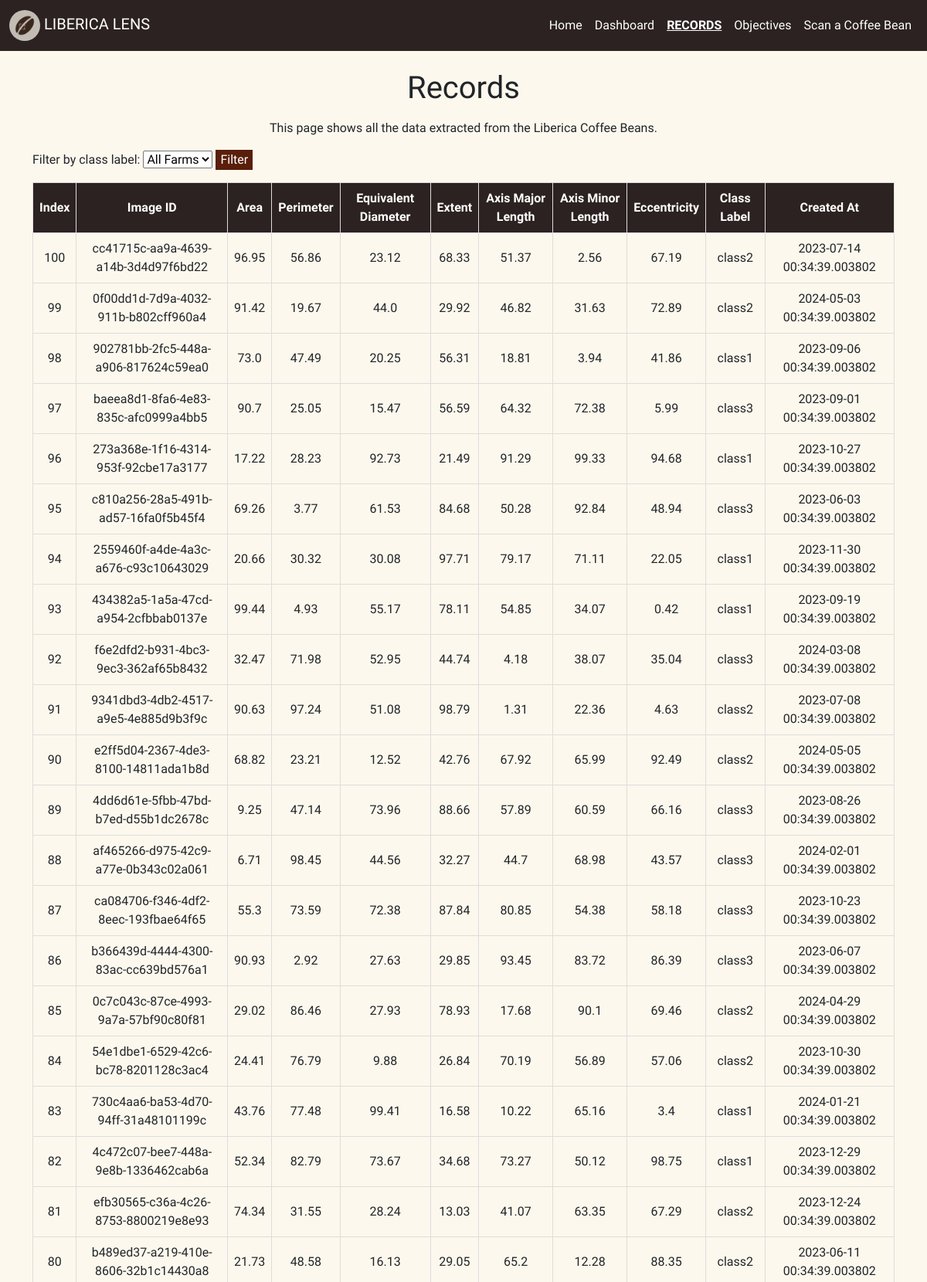
/records?page=1&sort_by=id&sort_order=desc (upper part), run on the app's committed database.
### app.py (models this page shows)
class LibericaBeanMetadata(db.Model):
    id = db.Column(db.Integer, primary_key=True)
    filepath = db.Column(db.String)
    image_id = db.Column(db.String)
    area = db.Column(db.Float)
    perimeter = db.Column(db.Float)
    equivalent_diameter = db.Column(db.Float)
    extent = db.Column(db.Float)
    mean_intensity = db.Column(db.Float)
    solidity = db.Column(db.Float)
    convex_area = db.Column(db.Float)
    axis_major_length = db.Column(db.Float)
    axis_minor_length = db.Column(db.Float)
    eccentricity = db.Column(db.Float)
    class_label = db.Column(db.String)
    created_at = db.Column(db.DateTime(timezone=True), default=get_current_timestamp)

### app.py (the view)
@app.route('/records')
def records():
    data = LibericaBeanMetadata.query.all()
    page_size = 100
    page = int(request.args.get('page', 1))  # get the current page from the query string
    sort_by = request.args.get('sort_by', 'id')  # get the column to sort by
    sort_order = request.args.get('sort_order', 'asc')  # get the sort order (asc or desc)
    class_label = request.args.get('class_label')  # get the class label for filtering
    class_labels = set(d.class_label for d in data)
    if class_label:
        data = [d for d in data if d.class_label == class_label]
    total_pages = math.ceil(len(data) / page_size)
    start = (page - 1) * page_size
    end = start + page_size
    paginated_data = data[start:end]
    if sort_by and sort_order:
        if sort_order == 'asc':
            paginated_data = sorted(paginated_data, key=lambda x: getattr(x, sort_by))
        else:
            paginated_data = sorted(paginated_data, key=lambda x: getattr(x, sort_by), reverse=True)
    return render_template('records.html', data=paginated_data, page=page, total_pages=total_pages, sort_by=sort_by, sort_order=sort_order, class_labels=class_labels, class_label=class_label)

### templates/records.html (shortened to what this page needs)
<!DOCTYPE html>
<html lang="en">
  <head>
    <link
      href="https://cdn.jsdelivr.net/npm/bootstrap@5.3.2/dist/css/bootstrap.min.css"
      rel="stylesheet"
    />
    <link
      rel="stylesheet"
      href="https://cdnjs.cloudflare.com/ajax/libs/twitter-bootstrap/5.3.0/css/bootstrap.min.css"
    />
    <link
      rel="stylesheet"
      href="https://cdn.datatables.net/2.0.5/css/dataTables.bootstrap5.css"
    />
    <link
      rel="stylesheet"
      type="text/css"
      href="{{ url_for('static', filename='CSS/style.css') }}"
    />
  </head>
  <body>
    <header>
      <nav class="navbar navbar-expand-lg">
        <div class="container-fluid">
          <a class="navbar-brand text-uppercase" href="/">
            <img
              src="{{ url_for('static', filename='IMG/liberica_lens_icon.png') }}"
              alt="Logo"
              width="30"
              height="24"
            />
            Liberica Lens
          </a>
          <div class="collapse navbar-collapse" id="navbar-menu">
            <ul class="navbar-nav ms-auto mb-2 mb-lg-0">
              <li class="nav-item">
                <a class="nav-link" href="/">Home</a>
              </li>
              <li class="nav-item">
                <a class="nav-link" href="/dashboard">Dashboard</a>
              </li>
              <li class="nav-item">
                <a class="nav-link active text-uppercase" href="/records"
                  >Records</a
                >
              </li>
              <li class="nav-item">
                <a class="nav-link" href="/objectives">Objectives</a>
              </li>
              <li class="nav-item">
                <a class="nav-link" href="/scan">Scan a Coffee Bean</a>
              </li>
            </ul>
          </div>
        </div>
      </nav>
    </header>
    <main>
      <div class="container mt-4">
        <h1 class="text-center mb-3">Records</h1>
        <div class="container">
          <p class="text-center">
            This page shows all the data extracted from the Liberica Coffee
            Beans.
          </p>
        </div>
        <form action="/records" method="get">
          <label for="class_label">Filter by class label:</label>
          <select id="class_label" name="class_label">
            <option value="">All Farms</option>
          </select>
          <button class="filter-button mb-3 " type="submit">Filter</button>
        </form>
        <div class="container-records">
          <table id="myTable">
            <thead>
              <tr>
                <th class="text-center">
                  <a
                    href="{{ url_for('records', page=page, sort_by='id', sort_order='asc' if sort_by!= 'id' or sort_order!= 'asc' else 'desc', class_label=class_label) }}"
                    style="text-decoration: none; color: white"
                    >Index</a
                  >
                </th>
                <th class="text-center">
                  <a
                    href="{{ url_for('records', page=page, sort_by='image_id', sort_order='asc' if sort_by!= 'image_id' or sort_order!= 'asc' else 'desc', class_label=class_label) }}"
                    style="text-decoration: none; color: white"
                    >Image ID</a
                  >
                </th>
                <th class="text-center">
                  <a
                    href="{{ url_for('records', page=page, sort_by='area', sort_order='asc' if sort_by!= 'area' or sort_order!= 'asc' else 'desc', class_label=class_label) }}"
                    style="text-decoration: none; color: white"
                    >Area</a
                  >
                </th>
                <th class="text-center">
                  <a
                    href="{{ url_for('records',page=page, sort_by='perimeter', sort_order='asc' if sort_by!= 'perimeter' or sort_order!= 'asc' else 'desc', class_label=class_label) }}"
                    style="text-decoration: none; color: white"
                    >Perimeter</a
                  >
                </th>
                <th class="text-center">
                  <a
                    href="{{ url_for('records', page=page, sort_by='equivalent_diameter', sort_order='asc' if sort_by!= 'equivalent_diameter' or sort_order!= 'asc' else 'desc', class_label=class_label) }}"
                    style="text-decoration: none; color: white"
                    >Equivalent Diameter</a
                  >
                </th>
                <th class="text-center">
                  <a
                    href="{{ url_for('records', page=page, sort_by='extent', sort_order='asc' if sort_by!= 'extent' or sort_order!= 'asc' else 'desc', class_label=class_label) }}"
                    style="text-decoration: none; color: white"
                    >Extent</a
                  >
                </th>
                <th class="text-center">
                  <a
                    href="{{ url_for('records', page=page, sort_by='axis_major_length', sort_order='asc' if sort_by!= 'axis_major_length' or sort_order!= 'asc' else 'desc', class_label=class_label) }}"
                    style="text-decoration: none; color: white"
                    >Axis Major Length</a
                  >
                </th>
                <th class="text-center">
                  <a
                    href="{{ url_for('records', page=page, sort_by='axis_minor_length', sort_order='asc' if sort_by!= 'axis_minor_length' or sort_order!= 'asc' else 'desc', class_label=class_label) }}"
                    style="text-decoration: none; color: white"
                    >Axis Minor Length</a
                  >
                </th>
                <th class="text-center">
                  <a
                    href="{{ url_for('records', page=page, sort_by='eccentricity', sort_order='asc' if sort_by!= 'eccentricity' or sort_order!= 'asc' else 'desc', class_label=class_label) }}"
                    style="text-decoration: none; color: white"
                    >Eccentricity</a
                  >
                </th>
                <th class="text-center">
                  <a
                    href="{{ url_for('records', page=page, sort_by='class_label', sort_order='asc' if sort_by!= 'class_label' or sort_order!= 'asc' else 'desc', class_label=class_label) }}"
                    style="text-decoration: none; color: white"
                    >Class Label</a
                  >
                </th>
                <th class="text-center">
                  <a
                    href="{{ url_for('records', page=page, sort_by='created_at', sort_order='asc' if sort_by!= 'created_at' or sort_order!= 'asc' else 'desc', class_label=class_label) }}"
                    style="text-decoration: none; color: white"
                    >Created At</a
                  >
                </th>
              </tr>
            </thead>
            <tbody>
              {% for row in data %}
              <tr>
                <td class="text-center">{{ row.id }}</td>
                <td class="text-center">{{ row.image_id }}</td>
                <td class="text-center">{{ row.area | round(2) }}</td>
                <td class="text-center">{{ row.perimeter | round(2) }}</td>
                <td class="text-center">
                  {{ row.equivalent_diameter | round(2) }}
                </td>
                <td class="text-center">{{ row.extent | round(2) }}</td>
                <td class="text-center">
                  {{ row.axis_major_length | round(2) }}
                </td>
                <td class="text-center">
                  {{ row.axis_minor_length | round(2) }}
                </td>
                <td class="text-center">{{ row.eccentricity | round(2) }}</td>
                <td class="text-center">{{ row.class_label }}</td>
                <td class="text-center">{{ row.created_at }}</td>
              </tr>
              {% endfor %}
            </tbody>
          </table>
        </div>
      </div>
    </main>
  </body>
</html>

### static/CSS/style.css (style rules this page uses)
body { background-color: #fdf8ed; font-family: "Signika", sans-serif; }
.navbar { background-color: #2c2221; }
.navbar-brand img { width: 40px; height: 40px; border-radius: 50%; }
.navbar-brand { color: #fff; }
.navbar-nav .nav-link { color: #fff; }
.navbar-nav .nav-link.active { text-decoration: underline; font-weight: bolder; color: #fff; }
.collapse .navbar-nav .nav-item a { text-align: center; }
th { text-align: left; vertical-align: middle; padding: 0.75rem; }
td { vertical-align: middle; padding: 0.75rem; border-top: 1px solid #dee2e6; }
table { border-collapse: collapse; width: 100%; }
th, td { border: 1px solid #ddd; padding: 8px; text-align: left; }
th { background-color: #2c2221; color: white; }
.filter-button { background-color: #591f0b; color: #ffffff; border: none; font-size: 16px; cursor: pointer; }

### data on the page
LibericaBeanMetadata: id "100", image_id "cc41715c-aa9a-4639-a14b-3d4d97f6bd22", area "96.95", perimeter "56.86", equivalent_diameter "23.12", extent "68.33", axis_major_length "51.37", axis_minor_length "2.56", eccentricity "67.19", class_label "class2", created_at "2023-07-14 00:34:39.003802"
LibericaBeanMetadata: id "99", image_id "0f00dd1d-7d9a-4032-911b-b802cff960a4", area "91.42", perimeter "19.67", equivalent_diameter "44.0", extent "29.92", axis_major_length "46.82", axis_minor_length "31.63", eccentricity "72.89", class_label "class2", created_at "2024-05-03 00:34:39.003802"
LibericaBeanMetadata: id "98", image_id "902781bb-2fc5-448a-a906-817624c59ea0", area "73.0", perimeter "47.49", equivalent_diameter "20.25", extent "56.31", axis_major_length "18.81", axis_minor_length "3.94", eccentricity "41.86", class_label "class1", created_at "2023-09-06 00:34:39.003802"
LibericaBeanMetadata: id "97", image_id "baeea8d1-8fa6-4e83-835c-afc0999a4bb5", area "90.7", perimeter "25.05", equivalent_diameter "15.47", extent "56.59", axis_major_length "64.32", axis_minor_length "72.38", eccentricity "5.99", class_label "class3", created_at "2023-09-01 00:34:39.003802"
LibericaBeanMetadata: id "96", image_id "273a368e-1f16-4314-953f-92cbe17a3177", area "17.22", perimeter "28.23", equivalent_diameter "92.73", extent "21.49", axis_major_length "91.29", axis_minor_length "99.33", eccentricity "94.68", class_label "class1", created_at "2023-10-27 00:34:39.003802"
LibericaBeanMetadata: id "95", image_id "c810a256-28a5-491b-ad57-16fa0f5b45f4", area "69.26", perimeter "3.77", equivalent_diameter "61.53", extent "84.68", axis_major_length "50.28", axis_minor_length "92.84", eccentricity "48.94", class_label "class3", created_at "2023-06-03 00:34:39.003802"
LibericaBeanMetadata: id "94", image_id "2559460f-a4de-4a3c-a676-c93c10643029", area "20.66", perimeter "30.32", equivalent_diameter "30.08", extent "97.71", axis_major_length "79.17", axis_minor_length "71.11", eccentricity "22.05", class_label "class1", created_at "2023-11-30 00:34:39.003802"
LibericaBeanMetadata: id "93", image_id "434382a5-1a5a-47cd-a954-2cfbbab0137e", area "99.44", perimeter "4.93", equivalent_diameter "55.17", extent "78.11", axis_major_length "54.85", axis_minor_length "34.07", eccentricity "0.42", class_label "class1", created_at "2023-09-19 00:34:39.003802"
LibericaBeanMetadata: id "92", image_id "f6e2dfd2-b931-4bc3-9ec3-362af65b8432", area "32.47", perimeter "71.98", equivalent_diameter "52.95", extent "44.74", axis_major_length "4.18", axis_minor_length "38.07", eccentricity "35.04", class_label "class3", created_at "2024-03-08 00:34:39.003802"
LibericaBeanMetadata: id "91", image_id "9341dbd3-4db2-4517-a9e5-4e885d9b3f9c", area "90.63", perimeter "97.24", equivalent_diameter "51.08", extent "98.79", axis_major_length "1.31", axis_minor_length "22.36", eccentricity "4.63", class_label "class2", created_at "2023-07-08 00:34:39.003802"
LibericaBeanMetadata: id "90", image_id "e2ff5d04-2367-4de3-8100-14811ada1b8d", area "68.82", perimeter "23.21", equivalent_diameter "12.52", extent "42.76", axis_major_length "67.92", axis_minor_length "65.99", eccentricity "92.49", class_label "class2", created_at "2024-05-05 00:34:39.003802"
LibericaBeanMetadata: id "89", image_id "4dd6d61e-5fbb-47bd-b7ed-d55b1dc2678c", area "9.25", perimeter "47.14", equivalent_diameter "73.96", extent "88.66", axis_major_length "57.89", axis_minor_length "60.59", eccentricity "66.16", class_label "class3", created_at "2023-08-26 00:34:39.003802"
LibericaBeanMetadata: id "88", image_id "af465266-d975-42c9-a77e-0b343c02a061", area "6.71", perimeter "98.45", equivalent_diameter "44.56", extent "32.27", axis_major_length "44.7", axis_minor_length "68.98", eccentricity "43.57", class_label "class3", created_at "2024-02-01 00:34:39.003802"
LibericaBeanMetadata: id "87", image_id "ca084706-f346-4df2-8eec-193fbae64f65", area "55.3", perimeter "73.59", equivalent_diameter "72.38", extent "87.84", axis_major_length "80.85", axis_minor_length "54.38", eccentricity "58.18", class_label "class3", created_at "2023-10-23 00:34:39.003802"
LibericaBeanMetadata: id "86", image_id "b366439d-4444-4300-83ac-cc639bd576a1", area "90.93", perimeter "2.92", equivalent_diameter "27.63", extent "29.85", axis_major_length "93.45", axis_minor_length "83.72", eccentricity "86.39", class_label "class3", created_at "2023-06-07 00:34:39.003802"
LibericaBeanMetadata: id "85", image_id "0c7c043c-87ce-4993-9a7a-57bf90c80f81", area "29.02", perimeter "86.46", equivalent_diameter "27.93", extent "78.93", axis_major_length "17.68", axis_minor_length "90.1", eccentricity "69.46", class_label "class2", created_at "2024-04-29 00:34:39.003802"
LibericaBeanMetadata: id "84", image_id "54e1dbe1-6529-42c6-bc78-8201128c3ac4", area "24.41", perimeter "76.79", equivalent_diameter "9.88", extent "26.84", axis_major_length "70.19", axis_minor_length "56.89", eccentricity "57.06", class_label "class2", created_at "2023-10-30 00:34:39.003802"
LibericaBeanMetadata: id "83", image_id "730c4aa6-ba53-4d70-94ff-31a48101199c", area "43.76", perimeter "77.48", equivalent_diameter "99.41", extent "16.58", axis_major_length "10.22", axis_minor_length "65.16", eccentricity "3.4", class_label "class1", created_at "2024-01-21 00:34:39.003802"
LibericaBeanMetadata: id "82", image_id "4c472c07-bee7-448a-9e8b-1336462cab6a", area "52.34", perimeter "82.79", equivalent_diameter "73.67", extent "34.68", axis_major_length "73.27", axis_minor_length "50.12", eccentricity "98.75", class_label "class1", created_at "2023-12-29 00:34:39.003802"
LibericaBeanMetadata: id "81", image_id "efb30565-c36a-4c26-8753-8800219e8e93", area "74.34", perimeter "31.55", equivalent_diameter "28.24", extent "13.03", axis_major_length "41.07", axis_minor_length "63.35", eccentricity "67.29", class_label "class2", created_at "2023-12-24 00:34:39.003802"
LibericaBeanMetadata: id "80", image_id "b489ed37-a219-410e-8606-32b1c14430a8", area "21.73", perimeter "48.58", equivalent_diameter "16.13", extent "29.05", axis_major_length "65.2", axis_minor_length "12.28", eccentricity "88.35", class_label "class2", created_at "2023-06-11 00:34:39.003802"
